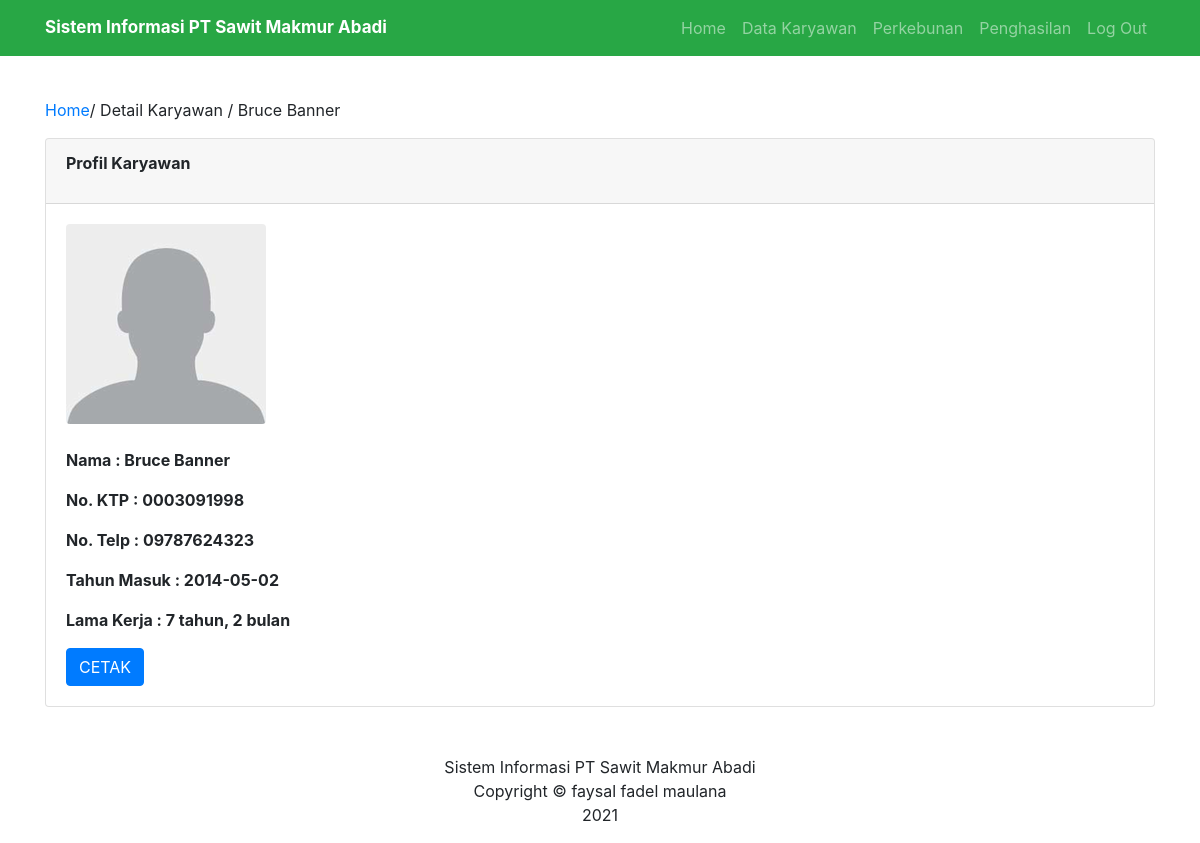
/detail.php?id_karyawan=16, run on the app's committed database.
### tables this page shows
CREATE TABLE `karyawan` (
  `id_karyawan` int(11) NOT NULL,
  `nama` varchar(200) NOT NULL,
  `no_ktp` varchar(20) NOT NULL,
  `no_telp` varchar(20) NOT NULL,
  `th_masuk` date NOT NULL
);

### detail.php (the view, shortened to what this page needs)
<!doctype html>
<html lang="en">
<head>
    <link href="https://cdn.jsdelivr.net/npm/bootstrap@5.0.1/dist/css/bootstrap.min.css" rel="stylesheet">
    <link rel="stylesheet" type="text/css" href="assets/css/bootstrap.css">
</head>
<body>
    <nav class="navbar fixed-top navbar-expand-lg navbar-dark bg-success">
        <div class="container">
            <a class="textNav navbar-brand fw-bold" href="index.php">Sistem Informasi PT Sawit Makmur Abadi</a>
            <div class="collapse navbar-collapse" id="navbarNavAltMarkup">
                <div class="navbar-nav ms-auto">
                    <a class="nav-link" aria-current="page" href="home.php">Home</a>
                    <a class="nav-link" href="index.php">Data Karyawan</a>
                    <a class="nav-link" href="#">Perkebunan</a>
                    <a class="nav-link" href="#">Penghasilan</a>
                    <a class="nav-link" href="logout.php">Log Out</a>
                </div>
            </div>
        </div>
    </nav>
    <?php
    include 'config.php';
    $id = $_GET['id_karyawan'];
    $karyawan = mysqli_query($koneksi, "select * from karyawan where id_karyawan='$id'");
    while ($data = mysqli_fetch_assoc($karyawan)) {
    ?>
        <div class="profile container mt-5">
            <p><a href="index.php">Home</a>/ Detail Karyawan / <?php echo $data['nama'] ?></p>
            <div class="card">
                <div class="card-header">
                    <p class="fw-bold">Profil Karyawan</p>
                </div>
                <div class="card-body fw-bold">
                    <img src="./images/user.png" class="rounded">
                    <p class="mt-4">Nama : <?php echo $data['nama'] ?></p>
                    <p>No. KTP : <?php echo $data['no_ktp'] ?></p>
                    <p>No. Telp : <?php echo $data['no_telp'] ?></p>
                    <p>Tahun Masuk : <?php echo $data['th_masuk'] ?></p>
                    <p>Lama Kerja : <?php $awal = date_create($data['th_masuk']);
                                    $akhir = date_create();
                                    $diff = date_diff($awal, $akhir);
                                    echo $diff->y . ' tahun, ';
                                    echo $diff->m . ' bulan' ?></p>
                    <a href="print.php?id_karyawan=<?php echo $data['id_karyawan']; ?>" class="btn btn-primary text-white ">CETAK</a>
                </div>
            </div>
        </div>
    <?php
    }
    ?>
    <footer class="application-footer mt-5 mb-3">
        <div class="container">
            <center>Sistem Informasi PT Sawit Makmur Abadi <br>
                Copyright © faysal fadel maulana <br> 2021</Copyright>
        </div>
    </footer>
</body>
</html>

### detail.php (style rules this page uses)
@media (min-device-width: 375px) and (max-device-width: 1024px) { .textNav { font-size: 17px; } }
.profile { padding-top: 50px; }

### data on the page
karyawan: nama "Bruce Banner", no_ktp "0003091998", no_telp "09787624323", th_masuk "2014-05-02", th_masuk "7", th_masuk "2"
